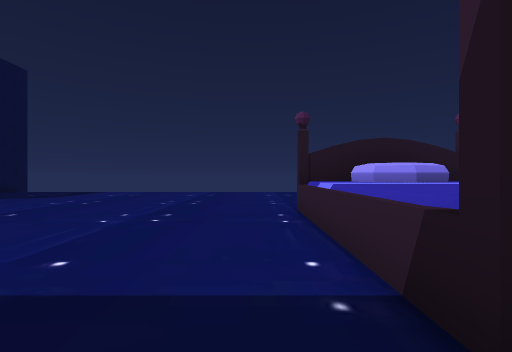
view 1 (above)

14 first-person views from a walk through a 3-D level made in the Unity game engine. The camera is 1.5 m above the floor, looks level and sees 85° across. The floor is counted in squares, 2 m on a side. Each view is taken from the middle of a square. On the plan, view 1 faces up. The plan holds only what a view shows up to about 10 squares ahead; the rest is blank. The place goes on beyond the plan. The player character is not drawn. Some surface patterns are stand-ins.

view 2
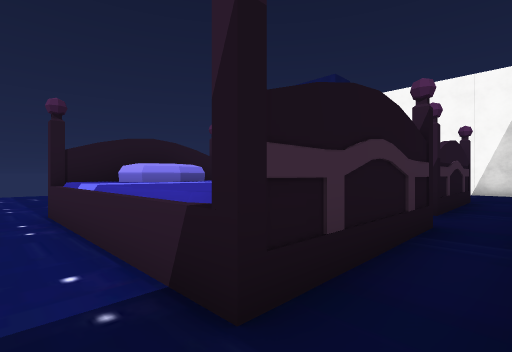

view 3
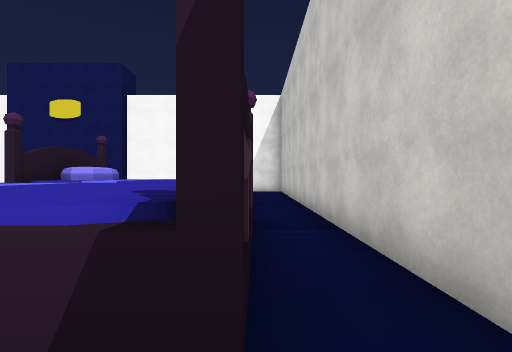

view 4
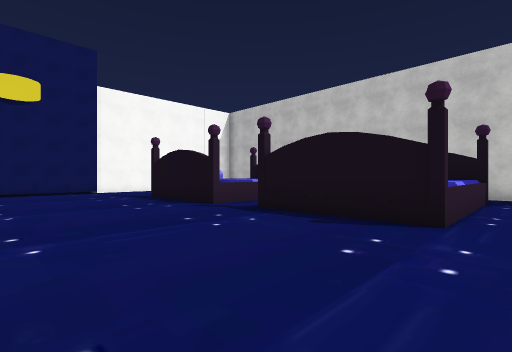

view 5
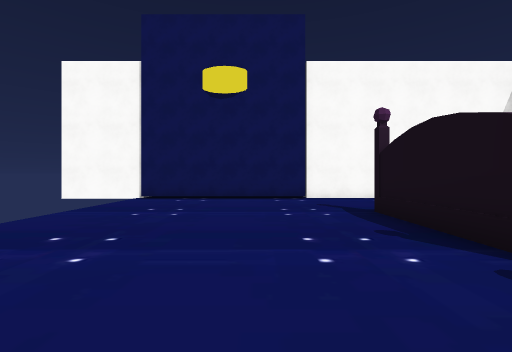

view 6
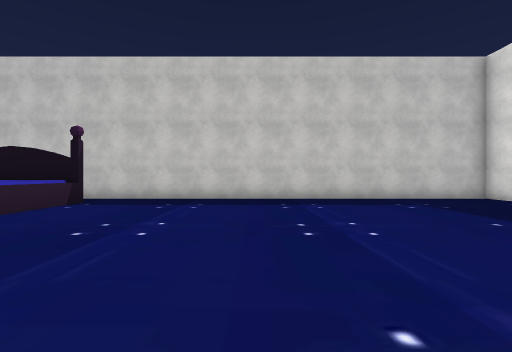

view 7
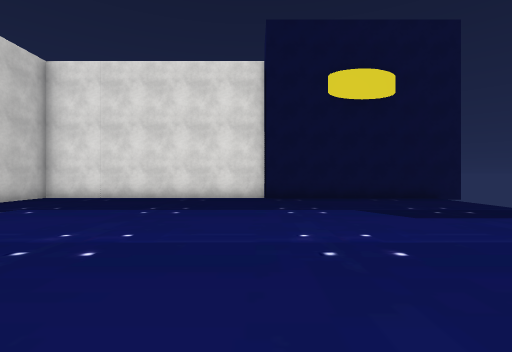

view 8
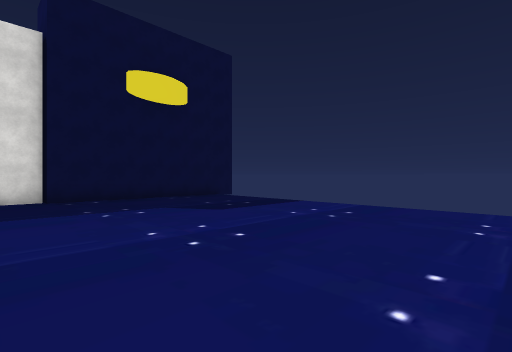

view 9
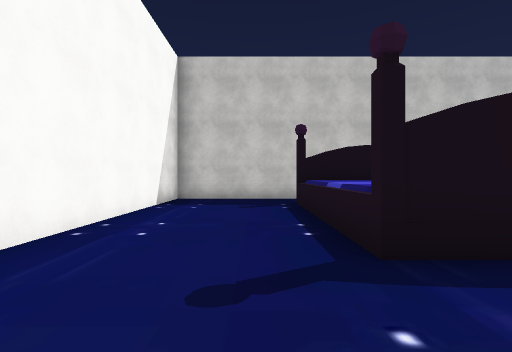

view 10
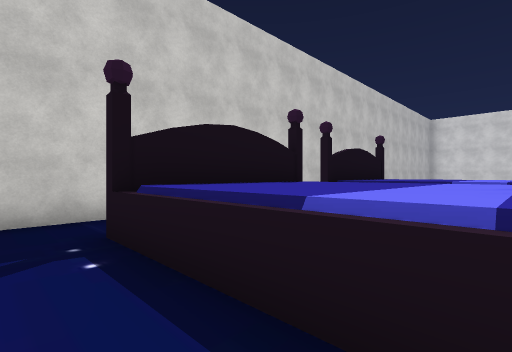

view 11
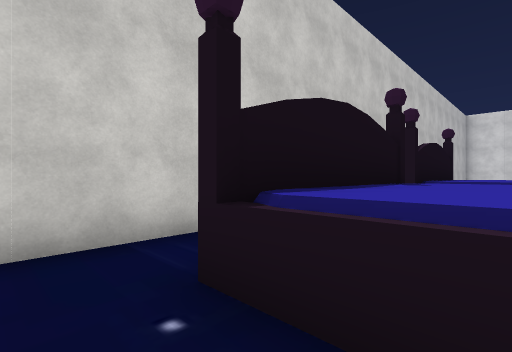

view 12
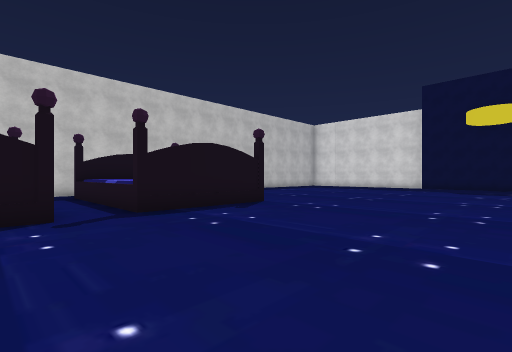

view 13
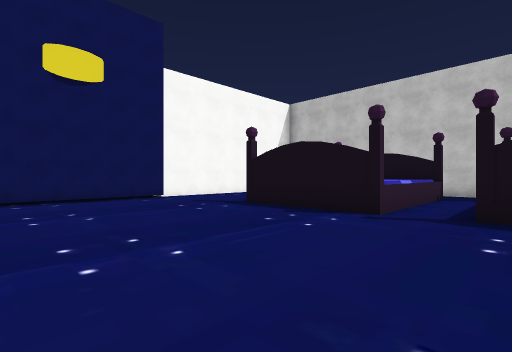

view 14
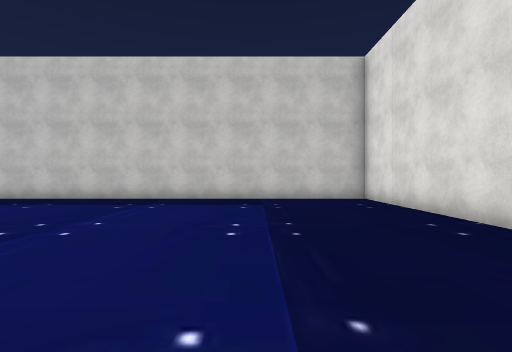

### Floor plan
Key: @ floor where view 1 was taken; # wall or solid block; x gap in a wall; . floor; = window, fence, low wall or low ledge; ^ raised ledge; P pillow.
Columns run from 12 left of view 1 to 14 right of it. Each row starts with its distance up from view 1.
 13 ##                       x#
 12 #.........................#
 11 #.........................#
 10 #.........................#
  9 #.........................#
  8 #.........................#
  7 #.........................#
  6 #............^###.=#P#=...#
  5 #............^^P^.^^P^^...#
  4 #............^^^^.^^^^^...#
  3 #............^^^^.^^^^^...#
  2 #............^^^^.^###^...#
  1 #............###^.........#
  0 #...........@.............#
 -1 ###########################

Positions as (right, up) in squares from view 1, and headings:
1: (0, 0), facing up
2: (0, 0), facing up-right
3: (0, 1), facing right
4: (0, 11), facing down-right
5: (4, 9), facing right
6: (-4, 9), facing down
7: (-2, 7), facing left
8: (-2, 6), facing up-left
9: (11, 9), facing down
10: (11, 5), facing down-left
11: (11, 3), facing down-left
12: (7, 12), facing down-left
13: (4, 12), facing down-right
14: (-8, 9), facing down
